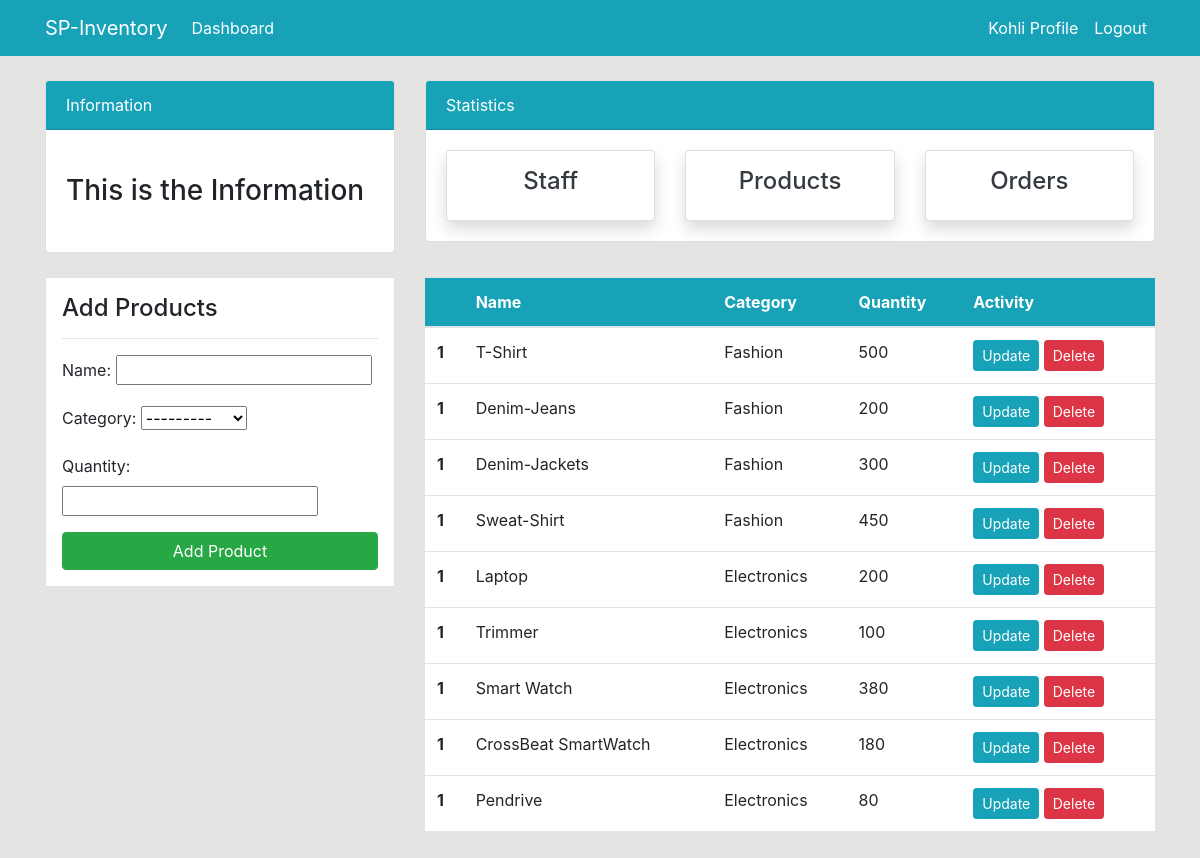
Page /product/ (signed in) on the committed database.
### dashboard/models.py (models this page shows, shortened)
class Product(models.Model):
    name = models.CharField(max_length=100, null=True)
    category = models.CharField(max_length=20, choices=CATEGORY, null=True)
    quantity = models.PositiveIntegerField(null=True)

### dashboard/views.py (the view)
# urls.py: path('product/', views.product, name='dashboard-product'),
@login_required
def product(request):
    items = Product.objects.all()  #using ORM
    if request.method == 'POST':
        form = ProductForm(request.POST)
        if form.is_valid():
            form.save()
            product_name = form.cleaned_data.get('name')
            messages.success(request, f'{product_name} has been added !')
            return redirect('dashboard-product')
    else:
        form = ProductForm()
    context = {
        'items': items,
        'form': form,
    }
    return render(request,'dashboard/product.html', context)

### dashboard/forms.py
class ProductForm(forms.ModelForm):
    class Meta:
        model = Product
        fields = ['name', 'category', 'quantity']

### templates/dashboard/product.html (shortened to what this page needs)
{% extends 'partials/base.html' %}
{% block content %}
{% include 'partials/topnav.html' %}
    <div class="container">
        <div class="row my-4">
            <div class="col-md-4">
                <div class="border bg-white p-3">
                    <h4>Add Products</h4>
                    <hr>
                    <form method="post">
                        {{ form.as_p }}
                        <input class="btn btn-success btn-block" type="submit" value="Add Product">
                    </form>
                </div>
            </div>
            <div class="col-md-8">
                <table class="table bg-white">
                    <thead class="bg-info">
                        <tr class="text-white">
                            <th scope="col"></th>
                            <th scope="col">Name</th>
                            <th scope="col">Category</th>
                            <th scope="col">Quantity</th>
                            <th scope="col">Activity</th>
                        </tr>
                    </thead>
                    <tbody>
                        {% for item in items %}
                        <tr>
                            <th scope="row">1</th>
                            <td>{{ item.name }}</td>
                            <td>{{ item.category }}</td>
                            <td>{{ item.quantity }}</td>
                            <td>
                                <a class="btn btn-info btn-sm" href="{% url 'dashboard-product-update' item.id %}">Update</a>
                                <a class="btn btn-danger btn-sm" href="{% url 'dashboard-product-delete' item.id %}">Delete</a>
                            </td>
                        </tr>
                        {% endfor %}
                    </tbody>
                </table>
            </div>
        </div>
    </div>
{% endblock content %}

### templates/partials/base.html (shortened to what this page needs)
<!doctype html>
{% load static %}
<html lang="en">
  <head>
    <link rel="stylesheet" href="https://cdn.jsdelivr.net/npm/bootstrap@4.6.2/dist/css/bootstrap.min.css">
    <link rel="stylesheet" href="{% static '/style.css' %}">
  </head>
  <body>
    {% include 'partials/nav.html' %}
    {% block content %}{% endblock %}
  </body>
</html>

### templates/partials/nav.html (shortened to what this page needs)
<nav class="navbar navbar-expand-lg navbar-info bg-info">
    {% if user.is_authenticated %}
    <div class="container">
        <a class="navbar-brand text-white" href="{% url 'dashboard-index' %}">SP-Inventory</a>
        <div class="collapse navbar-collapse" id="navbarSupportedContent">
            <ul class="navbar-nav mr-auto">
                <li class="nav-item active">
                    <a class="nav-link text-white" href="{% url 'dashboard-index' %}">Dashboard </a>
                </li>
            </ul>
            <ul class="navbar-nav ml-auto">
                <li class="nav-item active">
                    <a class="nav-link text-white" href="{% url 'user-profile' %}">{{ user.username }} Profile
                        <span class="sr-only">(current)</span></a>
                </li>
                <li class="nav-item">
                    <a class="nav-link text-white" href="{% url 'user-logout' %}">Logout</a>
                </li>
            </ul>
            {% endif %}
        </div>
    </div>
</nav>

### templates/partials/topnav.html (shortened to what this page needs)
    <div class="container">
        <div class="row mt-4">
            <div class="col-md-4">
                <div class="card">
                    <div class="card-header bg-info text-white">
                        Information
                    </div>
                    <div class="card-body">
                        <marquee behavior="" direction="">
                            <h3 class="my-4">This is the Information</h3>
                        </marquee>
                    </div>
                </div>
            </div>
            <div class="col-md-8">
                <div class="card">
                    <div class="card-header bg-info text-white">
                        Statistics
                    </div>
                    <div class="card-body">
                        <div class="row">
                            <div class="col-md-4">
                                <a class="text-decoration-none text-dark" href="{% url 'dashboard-staff' %}">
                                    <div class="card my-card shadow text-center p-3">
                                        <h4>Staff </h4>
                                    </div>
                                </a>
                            </div>
                            <div class="col-md-4">
                                <a class="text-decoration-none text-dark" href="{% url 'dashboard-product' %}">
                                    <div class="card my-card shadow text-center p-3">
                                        <h4>Products </h4>
                                    </div>
                                </a>
                            </div>
                            <div class="col-md-4">
                                <a class="text-decoration-none text-dark" href="{% url 'dashboard-order' %}">
                                    <div class="card my-card shadow text-center p-3">
                                        <h4>Orders </h4>
                                    </div>
                                </a>
                            </div>
                        </div>
                    </div>
                </div>
            </div>
        </div>
    </div>

### static/style.css (style rules this page uses)
body { background: rgb(230, 227, 227); }

### rows in the picture
Product: name "T-Shirt", category "Fashion", quantity "500"
Product: name "Denim-Jeans", category "Fashion", quantity "200"
Product: name "Denim-Jackets", category "Fashion", quantity "300"
Product: name "Sweat-Shirt", category "Fashion", quantity "450"
Product: name "Laptop", category "Electronics", quantity "200"
Product: name "Trimmer", category "Electronics", quantity "100"
Product: name "Smart Watch", category "Electronics", quantity "380"
Product: name "CrossBeat SmartWatch", category "Electronics", quantity "180"
Product: name "Pendrive", category "Electronics", quantity "80"

### other values in the picture
{{ user.username }} "Kohli"
